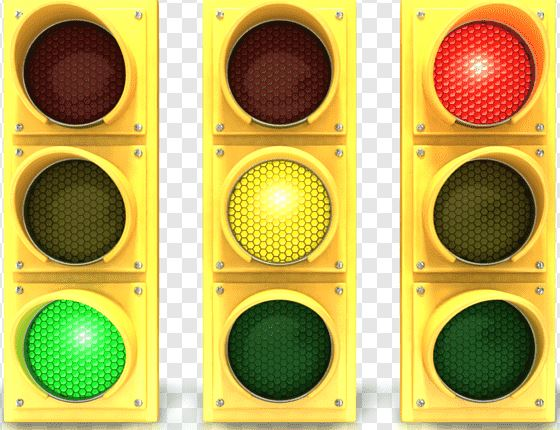
#> input picture ch03/trafficLight2.jpg, 560 x 430 px
$ python inrange1_traffic.py
#> lines starting #> are read from the running program, lines starting #| are printed output that depends on the picture; after the words box and inside, x2 and y2 are one past the last pixel; in counts of white or black regions, pixels touching at a corner belong together
# 신호등이미지를 HSV와 RGB컬러로 비교하도록 색판별 코드를 완성하기 # 트랙바로 H,S , R,G,B 조절하고
import sys
import numpy as np
import cv2
Red = 0
Green = 0
Blue = 0

# 트랙바 pos 함수
def on_red_change(pos):
    global Red
    print("red : {0}".format(pos))
    Red = pos * 1
    if Red >= 255:
        Red = 255
    dst1 = cv2.inRange(src, (0, 128, 0), (Blue, Green, Red))  # BGR
    dst2 = cv2.inRange(src_hsv, (Red, Green, Blue), (80, 255, 255))  # hsv(색상 채도 명도) 50~80, 150~255, 0~255
    dst3 = cv2.inRange(src_rgb, (0, Green, 0), (Red, 255, Blue))  # RGB(RED GREEN BLUE) 녹색 0~100, 128~255 0~100 #128
    cv2.imshow('src_dst1', dst1)
    cv2.imshow('hsv_dst2', dst2)
    cv2.imshow('rgb_dst3', dst3)

def on_blue_change(pos):
    global Blue
    print("blue : {0}".format(pos))
    Blue = pos * 1
    if  Blue >= 255:
        Blue = 255
    dst1 = cv2.inRange(src, (0, 128, 0), (Blue, Green, Red))  # BGR
    dst2 = cv2.inRange(src_hsv, (Red, Green, Blue), (80, 255, 255))  # hsv(색상 채도 명도) 50~80, 150~255, 0~255
    dst3 = cv2.inRange(src_rgb, (0, Green, 0), (Red, 255, Blue))  # RGB(RED GREEN BLUE) 녹색 0~100, 128~255 0~100 #128
    cv2.imshow('src_dst1', dst1)
    cv2.imshow('hsv_dst2', dst2)
    cv2.imshow('rgb_dst3', dst3)

def on_green_change(pos):
    global Green
    print("green : {0}".format(pos))
    Green = pos * 1
    if Green >= 255:
        Green = 255
    # 추출 inRange(창 이름, (하한값), (상한값)
    dst1 = cv2.inRange(src, (0, 128, 0), (Blue, Green, Red)) #BGR(BLUE GREEN RED) 녹색추출 0~100, 128~255 0~100 #128
    dst2 = cv2.inRange(src_hsv, (Red, Green, Blue), (80, 255, 255)) #hsv(색상 채도 명도) 녹색추출 50~80, 150~255, 0~255
    dst3 = cv2.inRange(src_rgb, (0, Green, 0), (Red, 255, Blue)) #RGB(RED GREEN BLUE) 녹색추출 0~100, 128~255 0~100 #128
    # dst1 = cv2.inRange(src, (0, 128, 0), (100, 255, 100))  # BGR
    # dst2 = cv2.inRange(src_hsv, (50, 150, 0), (80, 255, 255))  # hsv(색상 채도 명도) 50~80, 150~255, 0~255
    # dst3 = cv2.inRange(src_rgb, (0, 128, 0), (100, 255, 100))  # RGB(RED GREEN BLUE) 녹색 0~100, 128~255 0~100 #128
    cv2.imshow('src_dst1', dst1)
    cv2.imshow('hsv_dst2', dst2)
    cv2.imshow('rgb_dst3', dst3)


# 파일 읽어오기
#src = cv2.imread('trafficLight1.jpg')
src = cv2.imread('trafficLight2.jpg')
#> src is the input picture: shape (430, 560, 3); mean B, G, R 92.8, 175.9, 191.6
#src = cv2.imread('trafficLight3.jpg')
#src = cv2.imread('candies2.png')

if src is None:
    print('Image load failed!')
    sys.exit()

# hsv, rgb
src_hsv = cv2.cvtColor(src, cv2.COLOR_BGR2HSV)
#> src_hsv: shape (430, 560, 3); mean H, S, V 27.2, 146.4, 199.8
src_rgb = cv2.cvtColor(src_hsv, cv2.COLOR_HSV2RGB)

# 창 3개 생성
cv2.namedWindow('src',cv2.WINDOW_AUTOSIZE)
cv2.namedWindow('src_dst1',cv2.WINDOW_AUTOSIZE)
cv2.namedWindow('hsv_dst2',cv2.WINDOW_AUTOSIZE)
cv2.namedWindow('rgb_dst3',cv2.WINDOW_AUTOSIZE)

# 화면 띄우기 src는 그냥 나머진 on_level_change안에서
cv2.imshow('src', src)
cv2.createTrackbar('Red', 'src', 0, 255, on_red_change)  # 트렉바는 src창에만 생성. 계산은 함수로 묶여있음
#> slider 'Red' is set to 85
cv2.createTrackbar('Green', 'src', 0, 255, on_green_change)
#> slider 'Green' is set to 85
cv2.createTrackbar('Blue', 'src', 0, 255, on_blue_change)
#> slider 'Blue' is set to 85
cv2.waitKey()
#> in on_red_change, `dst1 = cv2.inRange(src, (0, 128, 0), (Blue, Green, Red))`: dst1: shape (430, 560); every value is 0
#> in on_red_change, `dst3 = cv2.inRange(src_rgb, (0, Green, 0), (Red, 255, Blue))`:
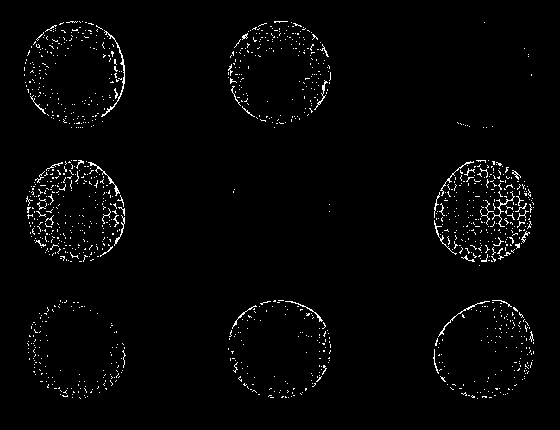
#> dst3: shape (430, 560); 2% white in thin lines or dots, all inside (x1, y1, x2, y2) = (24, 21, 534, 399)
#> in on_green_change, `dst3 = cv2.inRange(src_rgb, (0, Green, 0), (Red, 255, Blue))`:
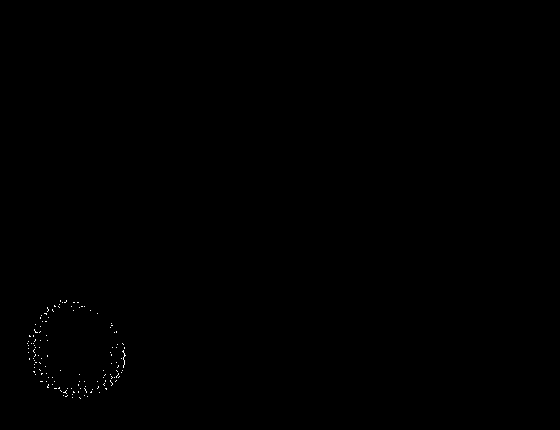
#> dst3: shape (430, 560); 0.1% white in thin lines or dots, all inside (x1, y1, x2, y2) = (27, 300, 126, 399)
#> in on_blue_change, `dst3 = cv2.inRange(src_rgb, (0, Green, 0), (Red, 255, Blue))`:
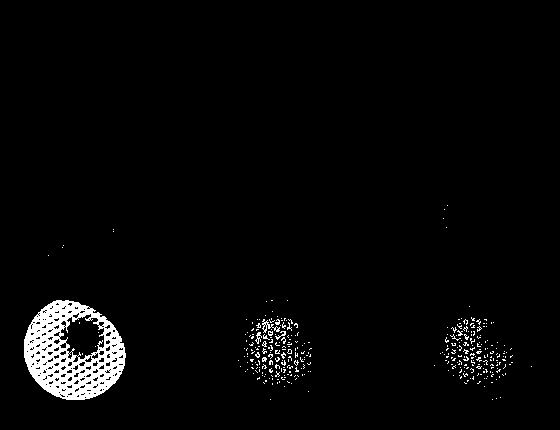
#> dst3: shape (430, 560); 2.9% white; 325 white regions (321 under 20 px), largest, box (x1, y1, x2, y2) and area: (24, 300, 126, 400) 5523, (262, 319, 280, 333) 81, (255, 332, 262, 344) 37, (275, 331, 286, 340) 32

cv2.destroyAllWindows()
